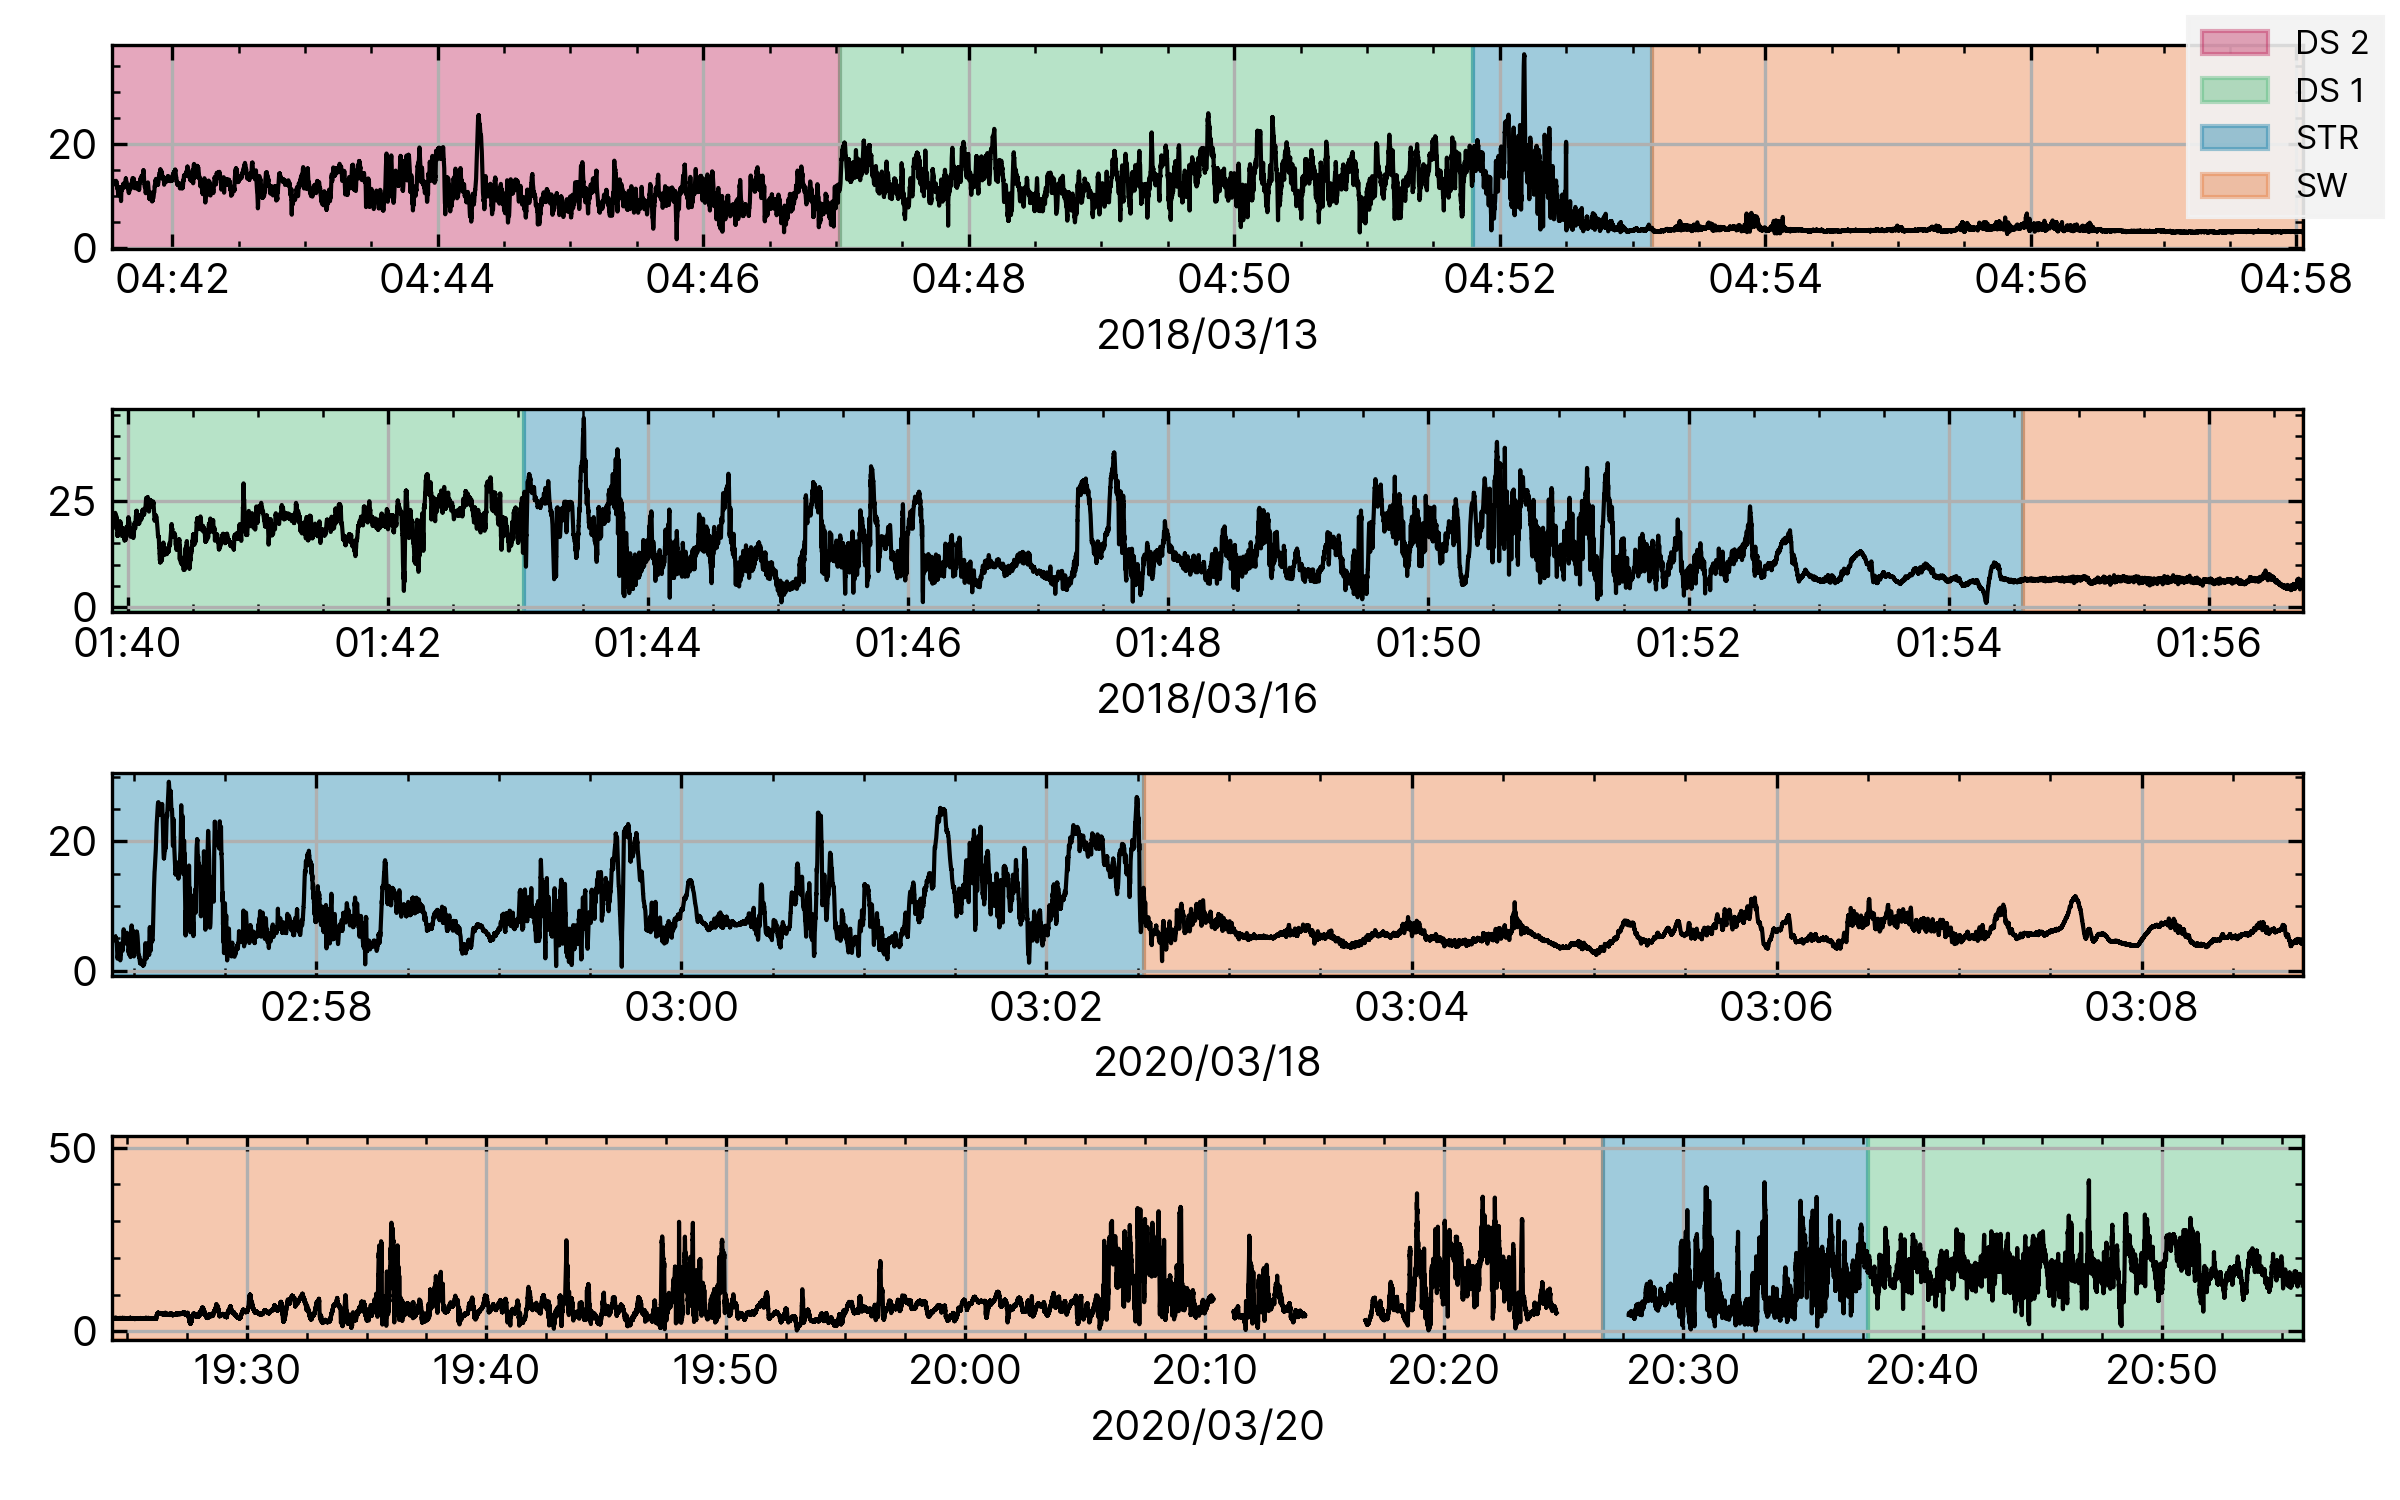

Generate this figure with Python:
import numpy as np
import json
from phdhelper.helpers import override_mpl
from phdhelper.helpers import os_shortcuts as oss
from phdhelper.helpers.COLOURS import red, green, blue, mandarin
from os.path import join
import matplotlib.pyplot as plt
from matplotlib.ticker import MultipleLocator, FuncFormatter
from datetime import datetime as dt

override_mpl.override()

save_path = oss.new_path(oss.get_path(__file__))
main_dir = oss.get_path(__file__, "..")

event_names = ["20180313", "20180316", "20200318", "20200320"]

fig, ax = plt.subplots(4, 1, figsize=(8, 5))

for i, event_name in enumerate(event_names):
    data_path = join(main_dir, event_name, "data/fgm")
    data = np.load(join(data_path, "data.npy"))[:, 3]
    time = np.load(join(data_path, "time.npy"))

    with open(join(main_dir, event_name, "summary.json"), "r") as file:
        summary = json.load(file)

    if "burst_start_fgm" in summary.keys():
        starts = summary["burst_start_fgm"]
        stops = summary["burst_stop_fgm"]
        for j in range(len(starts)):
            ax[i].plot(
                time[starts[j] : stops[j]],
                data[starts[j] : stops[j]],
                color="k",
            )
    else:
        ax[i].plot(time, data, color="k")

    if "crop" in summary.keys():
        ax[i].set_xlim(summary["crop"])
        data = data[(time >= summary["crop"][0]) & (time < summary["crop"][1])]
        time = time[(time >= summary["crop"][0]) & (time < summary["crop"][1])]

    sections = summary["sections"]["timestamp"]
    section_labels = summary["sections"]["label"]
    print(sections)
    sections = np.insert(sections, 0, time[0])
    sections = np.append(sections, time[-1])
    print(sections)
    im = []
    for j in range(len(sections) - 1):
        if i == 3:
            ax[i].axvspan(
                sections[j],
                sections[j + 1],
                color=[mandarin, blue, green][j],
                alpha=0.4,
            )
        elif i == 0:
            im.append(
                ax[i].axvspan(
                    sections[j],
                    sections[j + 1],
                    color=[red, green, blue, mandarin][5 - len(sections) :][j],
                    alpha=0.4,
                )
            )
        else:
            ax[i].axvspan(
                sections[j],
                sections[j + 1],
                color=[red, green, blue, mandarin][5 - len(sections) :][j],
                alpha=0.4,
            )
    if i == 0:
        plt.figlegend(handles=im, labels=section_labels, loc="upper right", fontsize=8)
    duration = int(time[-1] - time[0])
    num_secs = [120, 120, 120, 600][i]
    fmt = lambda x, pos: f"{dt.utcfromtimestamp(x):%H:%M}"
    ax[i].xaxis.set_major_locator(MultipleLocator(num_secs))
    ax[i].xaxis.set_major_formatter(FuncFormatter(fmt))

    ax[i].set_xlabel(f"{dt.utcfromtimestamp(time[0]):%Y/%m/%d}")

plt.tight_layout()

plt.savefig(save_path("region_timestamps.pdf"), dpi=300)
plt.savefig(save_path("region_timestamps.png"), dpi=300)
plt.show()
